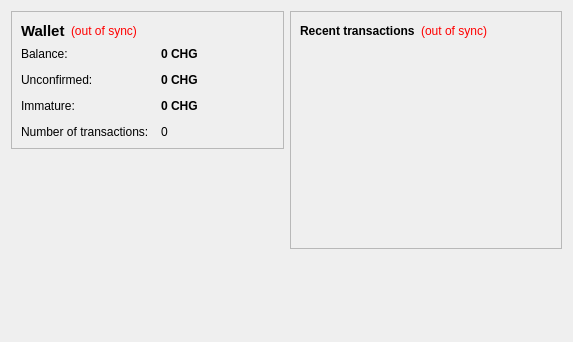
<?xml version="1.0" encoding="UTF-8"?>
<ui version="4.0">
 <class>OverviewPage</class>
 <widget class="QWidget" name="OverviewPage">
  <property name="geometry">
   <rect>
    <x>0</x>
    <y>0</y>
    <width>573</width>
    <height>342</height>
   </rect>
  </property>
  <property name="windowTitle">
   <string>Form</string>
  </property>
  <layout class="QHBoxLayout" name="horizontalLayout" stretch="1,1">
   <item>
    <layout class="QVBoxLayout" name="verticalLayout_2">
     <item>
      <widget class="QFrame" name="frame">
       <property name="frameShape">
        <enum>QFrame::StyledPanel</enum>
       </property>
       <property name="frameShadow">
        <enum>QFrame::Raised</enum>
       </property>
       <layout class="QVBoxLayout" name="verticalLayout_4">
        <item>
         <layout class="QHBoxLayout" name="horizontalLayout_4">
          <item>
           <widget class="QLabel" name="label_5">
            <property name="font">
             <font>
              <pointsize>11</pointsize>
              <weight>75</weight>
              <bold>true</bold>
             </font>
            </property>
            <property name="text">
             <string>Wallet</string>
            </property>
           </widget>
          </item>
          <item>
           <widget class="QLabel" name="labelWalletStatus">
            <property name="toolTip">
             <string>The displayed information may be out of date. Your wallet automatically synchronizes with the MarketChange network after a connection is established, but this process has not completed yet.</string>
            </property>
            <property name="styleSheet">
             <string notr="true">QLabel { color: red; }</string>
            </property>
            <property name="text">
             <string notr="true">(out of sync)</string>
            </property>
            <property name="alignment">
             <set>Qt::AlignLeading|Qt::AlignLeft|Qt::AlignVCenter</set>
            </property>
           </widget>
          </item>
          <item>
           <spacer name="horizontalSpacer_2">
            <property name="orientation">
             <enum>Qt::Horizontal</enum>
            </property>
            <property name="sizeHint" stdset="0">
             <size>
              <width>40</width>
              <height>20</height>
             </size>
            </property>
           </spacer>
          </item>
         </layout>
        </item>
        <item>
         <layout class="QFormLayout" name="formLayout_2">
          <property name="fieldGrowthPolicy">
           <enum>QFormLayout::AllNonFixedFieldsGrow</enum>
          </property>
          <property name="horizontalSpacing">
           <number>12</number>
          </property>
          <property name="verticalSpacing">
           <number>12</number>
          </property>
          <item row="0" column="0">
           <widget class="QLabel" name="label">
            <property name="text">
             <string>Balance:</string>
            </property>
           </widget>
          </item>
          <item row="0" column="1">
           <widget class="QLabel" name="labelBalance">
            <property name="font">
             <font>
              <weight>75</weight>
              <bold>true</bold>
             </font>
            </property>
            <property name="cursor">
             <cursorShape>IBeamCursor</cursorShape>
            </property>
            <property name="toolTip">
             <string>Your current balance</string>
            </property>
            <property name="text">
             <string notr="true">0 CHG</string>
            </property>
            <property name="textInteractionFlags">
             <set>Qt::LinksAccessibleByMouse|Qt::TextSelectableByKeyboard|Qt::TextSelectableByMouse</set>
            </property>
           </widget>
          </item>
          <item row="1" column="0">
           <widget class="QLabel" name="label_3">
            <property name="text">
             <string>Unconfirmed:</string>
            </property>
           </widget>
          </item>
          <item row="1" column="1">
           <widget class="QLabel" name="labelUnconfirmed">
            <property name="font">
             <font>
              <weight>75</weight>
              <bold>true</bold>
             </font>
            </property>
            <property name="cursor">
             <cursorShape>IBeamCursor</cursorShape>
            </property>
            <property name="toolTip">
             <string>Total of transactions that have yet to be confirmed, and do not yet count toward the current balance</string>
            </property>
            <property name="text">
             <string notr="true">0 CHG</string>
            </property>
            <property name="textInteractionFlags">
             <set>Qt::LinksAccessibleByMouse|Qt::TextSelectableByKeyboard|Qt::TextSelectableByMouse</set>
            </property>
           </widget>
          </item>
          <item row="3" column="0">
           <widget class="QLabel" name="label_2">
            <property name="text">
             <string>Number of transactions:</string>
            </property>
           </widget>
          </item>
          <item row="3" column="1">
           <widget class="QLabel" name="labelNumTransactions">
            <property name="toolTip">
             <string>Total number of transactions in wallet</string>
            </property>
            <property name="text">
             <string notr="true">0</string>
            </property>
           </widget>
          </item>
          <item row="2" column="0">
           <widget class="QLabel" name="labelImmatureText">
            <property name="text">
             <string>Immature:</string>
            </property>
           </widget>
          </item>
          <item row="2" column="1">
           <widget class="QLabel" name="labelImmature">
            <property name="font">
             <font>
              <weight>75</weight>
              <bold>true</bold>
             </font>
            </property>
            <property name="toolTip">
             <string>Mined balance that has not yet matured</string>
            </property>
            <property name="text">
             <string notr="true">0 CHG</string>
            </property>
            <property name="textInteractionFlags">
             <set>Qt::LinksAccessibleByMouse|Qt::TextSelectableByKeyboard|Qt::TextSelectableByMouse</set>
            </property>
           </widget>
          </item>
         </layout>
        </item>
       </layout>
      </widget>
     </item>
     <item>
      <spacer name="verticalSpacer">
       <property name="orientation">
        <enum>Qt::Vertical</enum>
       </property>
       <property name="sizeHint" stdset="0">
        <size>
         <width>20</width>
         <height>40</height>
        </size>
       </property>
      </spacer>
     </item>
    </layout>
   </item>
   <item>
    <layout class="QVBoxLayout" name="verticalLayout_3">
     <item>
      <widget class="QFrame" name="frame_2">
       <property name="frameShape">
        <enum>QFrame::StyledPanel</enum>
       </property>
       <property name="frameShadow">
        <enum>QFrame::Raised</enum>
       </property>
       <layout class="QVBoxLayout" name="verticalLayout">
        <item>
         <layout class="QHBoxLayout" name="horizontalLayout_2">
          <item>
           <widget class="QLabel" name="label_4">
            <property name="text">
             <string>&lt;b&gt;Recent transactions&lt;/b&gt;</string>
            </property>
           </widget>
          </item>
          <item>
           <widget class="QLabel" name="labelTransactionsStatus">
            <property name="toolTip">
             <string>The displayed information may be out of date. Your wallet automatically synchronizes with the MarketChange network after a connection is established, but this process has not completed yet.</string>
            </property>
            <property name="styleSheet">
             <string notr="true">QLabel { color: red; }</string>
            </property>
            <property name="text">
             <string notr="true">(out of sync)</string>
            </property>
            <property name="alignment">
             <set>Qt::AlignRight|Qt::AlignTrailing|Qt::AlignVCenter</set>
            </property>
           </widget>
          </item>
          <item>
           <spacer name="horizontalSpacer">
            <property name="orientation">
             <enum>Qt::Horizontal</enum>
            </property>
            <property name="sizeHint" stdset="0">
             <size>
              <width>40</width>
              <height>20</height>
             </size>
            </property>
           </spacer>
          </item>
         </layout>
        </item>
        <item>
         <widget class="QListView" name="listTransactions">
          <property name="styleSheet">
           <string notr="true">QListView { background: transparent; }</string>
          </property>
          <property name="frameShape">
           <enum>QFrame::NoFrame</enum>
          </property>
          <property name="verticalScrollBarPolicy">
           <enum>Qt::ScrollBarAlwaysOff</enum>
          </property>
          <property name="horizontalScrollBarPolicy">
           <enum>Qt::ScrollBarAlwaysOff</enum>
          </property>
          <property name="selectionMode">
           <enum>QAbstractItemView::NoSelection</enum>
          </property>
         </widget>
        </item>
       </layout>
      </widget>
     </item>
     <item>
      <spacer name="verticalSpacer_2">
       <property name="orientation">
        <enum>Qt::Vertical</enum>
       </property>
       <property name="sizeHint" stdset="0">
        <size>
         <width>20</width>
         <height>40</height>
        </size>
       </property>
      </spacer>
     </item>
    </layout>
   </item>
  </layout>
 </widget>
 <resources/>
 <connections/>
</ui>
